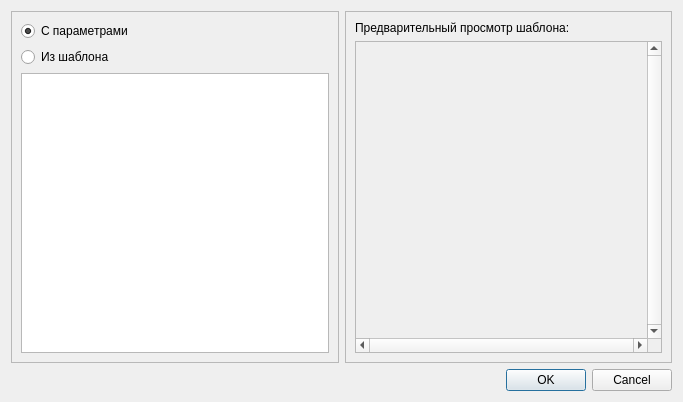
<?xml version="1.0" encoding="UTF-8"?>
<ui version="4.0">
 <class>PainterNewImageDialog</class>
 <widget class="QDialog" name="PainterNewImageDialog">
  <property name="geometry">
   <rect>
    <x>0</x>
    <y>0</y>
    <width>683</width>
    <height>402</height>
   </rect>
  </property>
  <property name="windowTitle">
   <string>Новый лист...</string>
  </property>
  <layout class="QVBoxLayout" name="verticalLayout_3">
   <item>
    <layout class="QHBoxLayout" name="horizontalLayout_2">
     <item>
      <widget class="QFrame" name="frame">
       <property name="frameShape">
        <enum>QFrame::StyledPanel</enum>
       </property>
       <property name="frameShadow">
        <enum>QFrame::Sunken</enum>
       </property>
       <layout class="QVBoxLayout" name="verticalLayout">
        <item>
         <widget class="QRadioButton" name="radioButtonCustom">
          <property name="text">
           <string>С параметрами</string>
          </property>
          <property name="checked">
           <bool>true</bool>
          </property>
         </widget>
        </item>
        <item>
         <widget class="QRadioButton" name="radioButtonTemplate">
          <property name="text">
           <string>Из шаблона</string>
          </property>
         </widget>
        </item>
        <item>
         <widget class="QListWidget" name="listWidget"/>
        </item>
       </layout>
      </widget>
     </item>
     <item>
      <widget class="QStackedWidget" name="stackedWidget">
       <property name="minimumSize">
        <size>
         <width>240</width>
         <height>0</height>
        </size>
       </property>
       <property name="frameShape">
        <enum>QFrame::StyledPanel</enum>
       </property>
       <property name="frameShadow">
        <enum>QFrame::Sunken</enum>
       </property>
       <property name="currentIndex">
        <number>1</number>
       </property>
       <widget class="QWidget" name="pageCustom">
        <layout class="QVBoxLayout" name="verticalLayout_2">
         <item>
          <widget class="QWidget" name="widget" native="true">
           <property name="sizePolicy">
            <sizepolicy hsizetype="Fixed" vsizetype="Preferred">
             <horstretch>0</horstretch>
             <verstretch>0</verstretch>
            </sizepolicy>
           </property>
           <property name="minimumSize">
            <size>
             <width>240</width>
             <height>1</height>
            </size>
           </property>
           <property name="maximumSize">
            <size>
             <width>240</width>
             <height>16777215</height>
            </size>
           </property>
           <layout class="QGridLayout" name="gridLayout">
            <item row="0" column="0">
             <widget class="QLabel" name="label">
              <property name="text">
               <string>Ширина:</string>
              </property>
             </widget>
            </item>
            <item row="0" column="1">
             <widget class="QSpinBox" name="w">
              <property name="minimum">
               <number>1</number>
              </property>
              <property name="maximum">
               <number>3000</number>
              </property>
              <property name="value">
               <number>640</number>
              </property>
             </widget>
            </item>
            <item row="1" column="0">
             <widget class="QLabel" name="label_2">
              <property name="text">
               <string>Высота:</string>
              </property>
             </widget>
            </item>
            <item row="1" column="1">
             <widget class="QSpinBox" name="h">
              <property name="minimum">
               <number>1</number>
              </property>
              <property name="maximum">
               <number>3000</number>
              </property>
              <property name="value">
               <number>480</number>
              </property>
             </widget>
            </item>
            <item row="2" column="0">
             <widget class="QLabel" name="label_3">
              <property name="text">
               <string>Цвет фона:</string>
              </property>
             </widget>
            </item>
            <item row="2" column="1">
             <widget class="QComboBox" name="colorBox">
              <item>
               <property name="text">
                <string>белый</string>
               </property>
              </item>
              <item>
               <property name="text">
                <string>черный</string>
               </property>
              </item>
              <item>
               <property name="text">
                <string>серый</string>
               </property>
              </item>
              <item>
               <property name="text">
                <string>фиолетовый</string>
               </property>
              </item>
              <item>
               <property name="text">
                <string>синий</string>
               </property>
              </item>
              <item>
               <property name="text">
                <string>голубой</string>
               </property>
              </item>
              <item>
               <property name="text">
                <string>зеленый</string>
               </property>
              </item>
              <item>
               <property name="text">
                <string>желтый</string>
               </property>
              </item>
              <item>
               <property name="text">
                <string>оранжевый</string>
               </property>
              </item>
              <item>
               <property name="text">
                <string>красный</string>
               </property>
              </item>
              <item>
               <property name="text">
                <string>другой...</string>
               </property>
              </item>
             </widget>
            </item>
           </layout>
          </widget>
         </item>
         <item>
          <spacer name="verticalSpacer">
           <property name="orientation">
            <enum>Qt::Vertical</enum>
           </property>
           <property name="sizeHint" stdset="0">
            <size>
             <width>20</width>
             <height>201</height>
            </size>
           </property>
          </spacer>
         </item>
        </layout>
       </widget>
       <widget class="QWidget" name="pageTemplate">
        <layout class="QVBoxLayout" name="verticalLayout_4">
         <item>
          <widget class="QLabel" name="label_4">
           <property name="text">
            <string>Предварительный просмотр шаблона:</string>
           </property>
          </widget>
         </item>
         <item>
          <widget class="QScrollArea" name="scrollArea">
           <property name="verticalScrollBarPolicy">
            <enum>Qt::ScrollBarAlwaysOn</enum>
           </property>
           <property name="horizontalScrollBarPolicy">
            <enum>Qt::ScrollBarAlwaysOn</enum>
           </property>
           <property name="widgetResizable">
            <bool>true</bool>
           </property>
           <widget class="QWidget" name="scrollable">
            <property name="geometry">
             <rect>
              <x>0</x>
              <y>0</y>
              <width>284</width>
              <height>280</height>
             </rect>
            </property>
            <widget class="QLabel" name="preview">
             <property name="geometry">
              <rect>
               <x>30</x>
               <y>56</y>
               <width>240</width>
               <height>151</height>
              </rect>
             </property>
             <property name="sizePolicy">
              <sizepolicy hsizetype="Preferred" vsizetype="Preferred">
               <horstretch>0</horstretch>
               <verstretch>0</verstretch>
              </sizepolicy>
             </property>
             <property name="text">
              <string/>
             </property>
             <property name="scaledContents">
              <bool>true</bool>
             </property>
            </widget>
           </widget>
          </widget>
         </item>
        </layout>
       </widget>
      </widget>
     </item>
    </layout>
   </item>
   <item>
    <layout class="QHBoxLayout" name="horizontalLayout">
     <item>
      <spacer name="horizontalSpacer">
       <property name="orientation">
        <enum>Qt::Horizontal</enum>
       </property>
       <property name="sizeHint" stdset="0">
        <size>
         <width>40</width>
         <height>20</height>
        </size>
       </property>
      </spacer>
     </item>
     <item>
      <widget class="QDialogButtonBox" name="buttonBox">
       <property name="orientation">
        <enum>Qt::Horizontal</enum>
       </property>
       <property name="standardButtons">
        <set>QDialogButtonBox::Cancel|QDialogButtonBox::Ok</set>
       </property>
      </widget>
     </item>
    </layout>
   </item>
  </layout>
 </widget>
 <resources/>
 <connections>
  <connection>
   <sender>buttonBox</sender>
   <signal>accepted()</signal>
   <receiver>PainterNewImageDialog</receiver>
   <slot>accept()</slot>
   <hints>
    <hint type="sourcelabel">
     <x>570</x>
     <y>391</y>
    </hint>
    <hint type="destinationlabel">
     <x>157</x>
     <y>274</y>
    </hint>
   </hints>
  </connection>
  <connection>
   <sender>buttonBox</sender>
   <signal>rejected()</signal>
   <receiver>PainterNewImageDialog</receiver>
   <slot>reject()</slot>
   <hints>
    <hint type="sourcelabel">
     <x>626</x>
     <y>391</y>
    </hint>
    <hint type="destinationlabel">
     <x>286</x>
     <y>274</y>
    </hint>
   </hints>
  </connection>
  <connection>
   <sender>radioButtonTemplate</sender>
   <signal>toggled(bool)</signal>
   <receiver>listWidget</receiver>
   <slot>setEnabled(bool)</slot>
   <hints>
    <hint type="sourcelabel">
     <x>80</x>
     <y>57</y>
    </hint>
    <hint type="destinationlabel">
     <x>104</x>
     <y>100</y>
    </hint>
   </hints>
  </connection>
 </connections>
</ui>
